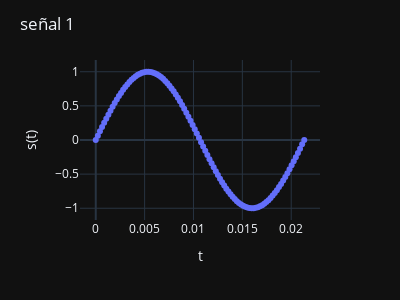

Notebook code for this chart:
### Markdown cell above
Vemos una señal como se emite desde la fuente o percibida por un sólo micrófono

### Code cell
div=100
n_ventana=1024
freq_sampleo=48_000

T=n_ventana/freq_sampleo
t=np.linspace(0,T,num=div)
s1=np.sin(2*np.pi/T*t)

fig=px.line(x=t,y=s1,markers=True)

fig.update_layout(
    title='señal 1',xaxis_title='t', yaxis_title='s(t)',
    height=300, width=400, template='plotly_dark'
)

fig.show()
